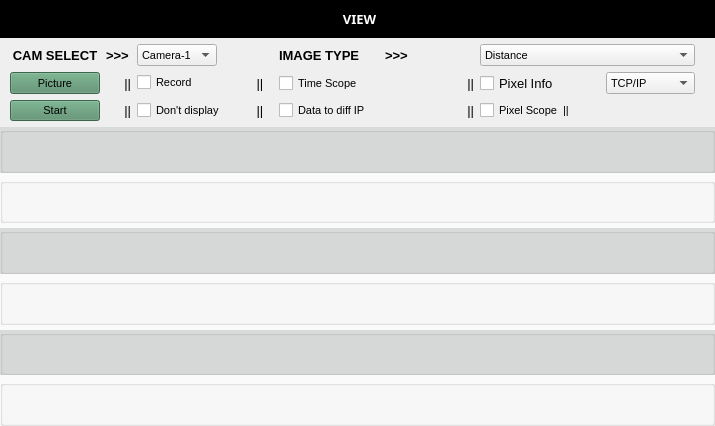
<?xml version="1.0" encoding="UTF-8"?>
<ui version="4.0">
 <class>WidgetImage</class>
 <widget class="QWidget" name="WidgetImage">
  <property name="geometry">
   <rect>
    <x>0</x>
    <y>0</y>
    <width>715</width>
    <height>426</height>
   </rect>
  </property>
  <property name="sizePolicy">
   <sizepolicy hsizetype="Preferred" vsizetype="Preferred">
    <horstretch>0</horstretch>
    <verstretch>1</verstretch>
   </sizepolicy>
  </property>
  <property name="minimumSize">
   <size>
    <width>550</width>
    <height>322</height>
   </size>
  </property>
  <property name="sizeIncrement">
   <size>
    <width>0</width>
    <height>0</height>
   </size>
  </property>
  <property name="font">
   <font>
    <pointsize>10</pointsize>
   </font>
  </property>
  <property name="windowTitle">
   <string>Form</string>
  </property>
  <layout class="QGridLayout" name="gridLayout_3">
   <property name="leftMargin">
    <number>0</number>
   </property>
   <property name="topMargin">
    <number>0</number>
   </property>
   <property name="rightMargin">
    <number>0</number>
   </property>
   <property name="bottomMargin">
    <number>0</number>
   </property>
   <item row="1" column="0">
    <layout class="QGridLayout" name="gridLayout_5">
     <property name="topMargin">
      <number>0</number>
     </property>
     <item row="0" column="3">
      <widget class="QComboBox" name="comboBoxCameraNumber">
       <property name="sizePolicy">
        <sizepolicy hsizetype="Fixed" vsizetype="Preferred">
         <horstretch>0</horstretch>
         <verstretch>0</verstretch>
        </sizepolicy>
       </property>
       <property name="minimumSize">
        <size>
         <width>80</width>
         <height>0</height>
        </size>
       </property>
       <property name="font">
        <font>
         <pointsize>8</pointsize>
         <kerning>true</kerning>
        </font>
       </property>
       <property name="toolTip">
        <string>&lt;html&gt;&lt;head/&gt;&lt;body&gt;&lt;p&gt;Camera Selection&lt;/p&gt;&lt;/body&gt;&lt;/html&gt;</string>
       </property>
       <property name="styleSheet">
        <string notr="true"/>
       </property>
       <property name="currentIndex">
        <number>0</number>
       </property>
       <property name="maxCount">
        <number>10</number>
       </property>
       <property name="sizeAdjustPolicy">
        <enum>QComboBox::AdjustToContents</enum>
       </property>
       <item>
        <property name="text">
         <string>Camera-1</string>
        </property>
       </item>
       <item>
        <property name="text">
         <string>Camera-2</string>
        </property>
       </item>
       <item>
        <property name="text">
         <string>Camera-3</string>
        </property>
       </item>
       <item>
        <property name="text">
         <string>Camera-4</string>
        </property>
       </item>
      </widget>
     </item>
     <item row="2" column="0">
      <spacer name="horizontalSpacer_6">
       <property name="orientation">
        <enum>Qt::Horizontal</enum>
       </property>
       <property name="sizeType">
        <enum>QSizePolicy::Fixed</enum>
       </property>
       <property name="sizeHint" stdset="0">
        <size>
         <width>10</width>
         <height>20</height>
        </size>
       </property>
      </spacer>
     </item>
     <item row="2" column="9">
      <spacer name="horizontalSpacer_9">
       <property name="orientation">
        <enum>Qt::Horizontal</enum>
       </property>
       <property name="sizeType">
        <enum>QSizePolicy::Fixed</enum>
       </property>
       <property name="sizeHint" stdset="0">
        <size>
         <width>20</width>
         <height>20</height>
        </size>
       </property>
      </spacer>
     </item>
     <item row="1" column="2">
      <widget class="QLabel" name="label_4">
       <property name="sizePolicy">
        <sizepolicy hsizetype="Fixed" vsizetype="Preferred">
         <horstretch>0</horstretch>
         <verstretch>0</verstretch>
        </sizepolicy>
       </property>
       <property name="text">
        <string>     ||</string>
       </property>
       <property name="alignment">
        <set>Qt::AlignRight|Qt::AlignTrailing|Qt::AlignVCenter</set>
       </property>
      </widget>
     </item>
     <item row="1" column="1">
      <widget class="QPushButton" name="pushButtonSingle">
       <property name="sizePolicy">
        <sizepolicy hsizetype="Preferred" vsizetype="Preferred">
         <horstretch>0</horstretch>
         <verstretch>0</verstretch>
        </sizepolicy>
       </property>
       <property name="minimumSize">
        <size>
         <width>0</width>
         <height>0</height>
        </size>
       </property>
       <property name="font">
        <font>
         <pointsize>8</pointsize>
        </font>
       </property>
       <property name="toolTip">
        <string>&lt;html&gt;&lt;head/&gt;&lt;body&gt;&lt;p&gt;&lt;span style=&quot; font-size:10pt;&quot;&gt;Capture one image&lt;/span&gt;&lt;/p&gt;&lt;/body&gt;&lt;/html&gt;</string>
       </property>
       <property name="styleSheet">
        <string notr="true">QPushButton{
	background-color: rgb(84, 141, 105);
}</string>
       </property>
       <property name="text">
        <string>Picture</string>
       </property>
       <property name="icon">
        <iconset resource="../res/images.qrc">
         <normaloff>:/icons/images/icons/picture.png</normaloff>:/icons/images/icons/picture.png</iconset>
       </property>
       <property name="iconSize">
        <size>
         <width>16</width>
         <height>16</height>
        </size>
       </property>
      </widget>
     </item>
     <item row="2" column="1">
      <widget class="QPushButton" name="pushButtonStream">
       <property name="sizePolicy">
        <sizepolicy hsizetype="Preferred" vsizetype="Preferred">
         <horstretch>0</horstretch>
         <verstretch>0</verstretch>
        </sizepolicy>
       </property>
       <property name="minimumSize">
        <size>
         <width>0</width>
         <height>0</height>
        </size>
       </property>
       <property name="font">
        <font>
         <pointsize>8</pointsize>
        </font>
       </property>
       <property name="toolTip">
        <string>&lt;html&gt;&lt;head/&gt;&lt;body&gt;&lt;p&gt;&lt;span style=&quot; font-size:10pt;&quot;&gt;Switch on/off video streaming&lt;/span&gt;&lt;/p&gt;&lt;/body&gt;&lt;/html&gt;</string>
       </property>
       <property name="styleSheet">
        <string notr="true">QPushButton{
	background-color: rgb(84, 141, 105);
}</string>
       </property>
       <property name="text">
        <string>Start</string>
       </property>
       <property name="icon">
        <iconset resource="../res/images.qrc">
         <normaloff>:/icons/images/icons/videoStart.png</normaloff>:/icons/images/icons/videoStart.png</iconset>
       </property>
       <property name="iconSize">
        <size>
         <width>16</width>
         <height>16</height>
        </size>
       </property>
      </widget>
     </item>
     <item row="0" column="2">
      <widget class="QLabel" name="label_2">
       <property name="font">
        <font>
         <weight>75</weight>
         <bold>true</bold>
        </font>
       </property>
       <property name="text">
        <string>&gt;&gt;&gt;</string>
       </property>
      </widget>
     </item>
     <item row="1" column="3">
      <widget class="QCheckBox" name="cbRecord">
       <property name="font">
        <font>
         <pointsize>8</pointsize>
        </font>
       </property>
       <property name="toolTip">
        <string>&lt;html&gt;&lt;head/&gt;&lt;body&gt;&lt;p&gt;Activate recording&lt;/p&gt;&lt;/body&gt;&lt;/html&gt;</string>
       </property>
       <property name="text">
        <string>Record</string>
       </property>
      </widget>
     </item>
     <item row="2" column="2">
      <widget class="QLabel" name="label_5">
       <property name="sizePolicy">
        <sizepolicy hsizetype="Fixed" vsizetype="Preferred">
         <horstretch>0</horstretch>
         <verstretch>0</verstretch>
        </sizepolicy>
       </property>
       <property name="text">
        <string>     ||</string>
       </property>
       <property name="alignment">
        <set>Qt::AlignRight|Qt::AlignTrailing|Qt::AlignVCenter</set>
       </property>
      </widget>
     </item>
     <item row="0" column="0">
      <spacer name="horizontalSpacer_10">
       <property name="orientation">
        <enum>Qt::Horizontal</enum>
       </property>
       <property name="sizeType">
        <enum>QSizePolicy::Fixed</enum>
       </property>
       <property name="sizeHint" stdset="0">
        <size>
         <width>10</width>
         <height>20</height>
        </size>
       </property>
      </spacer>
     </item>
     <item row="1" column="6">
      <widget class="QLabel" name="label_8">
       <property name="sizePolicy">
        <sizepolicy hsizetype="Minimum" vsizetype="Minimum">
         <horstretch>0</horstretch>
         <verstretch>0</verstretch>
        </sizepolicy>
       </property>
       <property name="text">
        <string>||</string>
       </property>
       <property name="alignment">
        <set>Qt::AlignRight|Qt::AlignTrailing|Qt::AlignVCenter</set>
       </property>
      </widget>
     </item>
     <item row="1" column="5">
      <widget class="QCheckBox" name="cbTimeScope">
       <property name="sizePolicy">
        <sizepolicy hsizetype="Preferred" vsizetype="Preferred">
         <horstretch>0</horstretch>
         <verstretch>0</verstretch>
        </sizepolicy>
       </property>
       <property name="minimumSize">
        <size>
         <width>90</width>
         <height>0</height>
        </size>
       </property>
       <property name="font">
        <font>
         <pointsize>8</pointsize>
        </font>
       </property>
       <property name="toolTip">
        <string>&lt;html&gt;&lt;head/&gt;&lt;body&gt;&lt;p&gt;On /Off time scope for temporal data visualisation&lt;/p&gt;&lt;/body&gt;&lt;/html&gt;</string>
       </property>
       <property name="text">
        <string>Time Scope</string>
       </property>
      </widget>
     </item>
     <item row="0" column="9">
      <spacer name="horizontalSpacer">
       <property name="orientation">
        <enum>Qt::Horizontal</enum>
       </property>
       <property name="sizeType">
        <enum>QSizePolicy::Fixed</enum>
       </property>
       <property name="sizeHint" stdset="0">
        <size>
         <width>20</width>
         <height>20</height>
        </size>
       </property>
      </spacer>
     </item>
     <item row="1" column="4">
      <widget class="QLabel" name="label_6">
       <property name="sizePolicy">
        <sizepolicy hsizetype="Fixed" vsizetype="Preferred">
         <horstretch>0</horstretch>
         <verstretch>0</verstretch>
        </sizepolicy>
       </property>
       <property name="text">
        <string> ||</string>
       </property>
      </widget>
     </item>
     <item row="1" column="0">
      <spacer name="horizontalSpacer_5">
       <property name="orientation">
        <enum>Qt::Horizontal</enum>
       </property>
       <property name="sizeType">
        <enum>QSizePolicy::Fixed</enum>
       </property>
       <property name="sizeHint" stdset="0">
        <size>
         <width>10</width>
         <height>20</height>
        </size>
       </property>
      </spacer>
     </item>
     <item row="1" column="9">
      <spacer name="horizontalSpacer_8">
       <property name="orientation">
        <enum>Qt::Horizontal</enum>
       </property>
       <property name="sizeType">
        <enum>QSizePolicy::Fixed</enum>
       </property>
       <property name="sizeHint" stdset="0">
        <size>
         <width>20</width>
         <height>20</height>
        </size>
       </property>
      </spacer>
     </item>
     <item row="0" column="4">
      <spacer name="horizontalSpacer_7">
       <property name="orientation">
        <enum>Qt::Horizontal</enum>
       </property>
       <property name="sizeType">
        <enum>QSizePolicy::Fixed</enum>
       </property>
       <property name="sizeHint" stdset="0">
        <size>
         <width>20</width>
         <height>20</height>
        </size>
       </property>
      </spacer>
     </item>
     <item row="2" column="3">
      <widget class="QCheckBox" name="cbDisplay">
       <property name="minimumSize">
        <size>
         <width>110</width>
         <height>0</height>
        </size>
       </property>
       <property name="font">
        <font>
         <pointsize>8</pointsize>
        </font>
       </property>
       <property name="toolTip">
        <string>&lt;html&gt;&lt;head/&gt;&lt;body&gt;&lt;p&gt;On / Off visualisation during recording&lt;/p&gt;&lt;/body&gt;&lt;/html&gt;</string>
       </property>
       <property name="text">
        <string>Don't display</string>
       </property>
      </widget>
     </item>
     <item row="2" column="4">
      <widget class="QLabel" name="label_7">
       <property name="sizePolicy">
        <sizepolicy hsizetype="Fixed" vsizetype="Preferred">
         <horstretch>0</horstretch>
         <verstretch>0</verstretch>
        </sizepolicy>
       </property>
       <property name="text">
        <string> ||</string>
       </property>
      </widget>
     </item>
     <item row="2" column="7">
      <widget class="QCheckBox" name="cbPixelScope">
       <property name="sizePolicy">
        <sizepolicy hsizetype="Preferred" vsizetype="Preferred">
         <horstretch>0</horstretch>
         <verstretch>0</verstretch>
        </sizepolicy>
       </property>
       <property name="minimumSize">
        <size>
         <width>120</width>
         <height>0</height>
        </size>
       </property>
       <property name="font">
        <font>
         <pointsize>8</pointsize>
        </font>
       </property>
       <property name="toolTip">
        <string>&lt;html&gt;&lt;head/&gt;&lt;body&gt;&lt;p&gt;On /Off pixel scope for spatial data visualisation&lt;/p&gt;&lt;/body&gt;&lt;/html&gt;</string>
       </property>
       <property name="text">
        <string>Pixel Scope  ||</string>
       </property>
      </widget>
     </item>
     <item row="1" column="7">
      <widget class="QCheckBox" name="cbPixelInfo">
       <property name="sizePolicy">
        <sizepolicy hsizetype="Preferred" vsizetype="Preferred">
         <horstretch>0</horstretch>
         <verstretch>0</verstretch>
        </sizepolicy>
       </property>
       <property name="minimumSize">
        <size>
         <width>120</width>
         <height>0</height>
        </size>
       </property>
       <property name="font">
        <font>
         <pointsize>10</pointsize>
        </font>
       </property>
       <property name="toolTip">
        <string>&lt;html&gt;&lt;head/&gt;&lt;body&gt;&lt;p&gt;On /Off one pixel statistical information&lt;/p&gt;&lt;/body&gt;&lt;/html&gt;</string>
       </property>
       <property name="text">
        <string>Pixel Info    </string>
       </property>
      </widget>
     </item>
     <item row="0" column="1">
      <widget class="QLabel" name="label">
       <property name="sizePolicy">
        <sizepolicy hsizetype="Preferred" vsizetype="Expanding">
         <horstretch>0</horstretch>
         <verstretch>0</verstretch>
        </sizepolicy>
       </property>
       <property name="minimumSize">
        <size>
         <width>90</width>
         <height>0</height>
        </size>
       </property>
       <property name="font">
        <font>
         <pointsize>10</pointsize>
         <weight>75</weight>
         <bold>true</bold>
        </font>
       </property>
       <property name="toolTip">
        <string>&lt;html&gt;&lt;head/&gt;&lt;body&gt;&lt;p&gt;Select the Camera to Stream data from&lt;/p&gt;&lt;/body&gt;&lt;/html&gt;</string>
       </property>
       <property name="styleSheet">
        <string notr="true"/>
       </property>
       <property name="frameShape">
        <enum>QFrame::NoFrame</enum>
       </property>
       <property name="text">
        <string>CAM SELECT</string>
       </property>
       <property name="alignment">
        <set>Qt::AlignCenter</set>
       </property>
      </widget>
     </item>
     <item row="2" column="5">
      <widget class="QCheckBox" name="cbDataToDifferentIP">
       <property name="sizePolicy">
        <sizepolicy hsizetype="Preferred" vsizetype="Fixed">
         <horstretch>0</horstretch>
         <verstretch>0</verstretch>
        </sizepolicy>
       </property>
       <property name="minimumSize">
        <size>
         <width>100</width>
         <height>0</height>
        </size>
       </property>
       <property name="font">
        <font>
         <pointsize>8</pointsize>
        </font>
       </property>
       <property name="toolTip">
        <string>&lt;html&gt;&lt;head/&gt;&lt;body&gt;&lt;p&gt;Use different data computer with different IP address&lt;/p&gt;&lt;/body&gt;&lt;/html&gt;</string>
       </property>
       <property name="text">
        <string>Data to diff IP</string>
       </property>
      </widget>
     </item>
     <item row="0" column="6">
      <widget class="QLabel" name="label_3">
       <property name="font">
        <font>
         <pointsize>10</pointsize>
         <weight>75</weight>
         <bold>true</bold>
        </font>
       </property>
       <property name="text">
        <string>&gt;&gt;&gt;</string>
       </property>
      </widget>
     </item>
     <item row="2" column="6">
      <widget class="QLabel" name="label_10">
       <property name="text">
        <string>||</string>
       </property>
       <property name="alignment">
        <set>Qt::AlignRight|Qt::AlignTrailing|Qt::AlignVCenter</set>
       </property>
      </widget>
     </item>
     <item row="0" column="5">
      <widget class="QLabel" name="label_9">
       <property name="sizePolicy">
        <sizepolicy hsizetype="Fixed" vsizetype="Expanding">
         <horstretch>0</horstretch>
         <verstretch>0</verstretch>
        </sizepolicy>
       </property>
       <property name="minimumSize">
        <size>
         <width>70</width>
         <height>0</height>
        </size>
       </property>
       <property name="font">
        <font>
         <pointsize>10</pointsize>
         <weight>75</weight>
         <bold>true</bold>
        </font>
       </property>
       <property name="toolTip">
        <string>&lt;html&gt;&lt;head/&gt;&lt;body&gt;&lt;p&gt;Select the Measurement type&lt;/p&gt;&lt;/body&gt;&lt;/html&gt;</string>
       </property>
       <property name="layoutDirection">
        <enum>Qt::LeftToRight</enum>
       </property>
       <property name="text">
        <string>IMAGE TYPE</string>
       </property>
       <property name="alignment">
        <set>Qt::AlignLeading|Qt::AlignLeft|Qt::AlignVCenter</set>
       </property>
      </widget>
     </item>
     <item row="1" column="8">
      <widget class="QComboBox" name="comboBoxStreamConnectionType">
       <property name="minimumSize">
        <size>
         <width>75</width>
         <height>0</height>
        </size>
       </property>
       <property name="font">
        <font>
         <pointsize>8</pointsize>
        </font>
       </property>
       <property name="toolTip">
        <string>&lt;html&gt;&lt;head/&gt;&lt;body&gt;&lt;p&gt;Select the Protocol to use for Streaming Data&lt;/p&gt;&lt;/body&gt;&lt;/html&gt;</string>
       </property>
       <item>
        <property name="text">
         <string>TCP/IP</string>
        </property>
       </item>
       <item>
        <property name="text">
         <string>UDP/IP</string>
        </property>
       </item>
      </widget>
     </item>
     <item row="0" column="7" colspan="2">
      <widget class="QComboBox" name="comboBoxImageType">
       <property name="enabled">
        <bool>true</bool>
       </property>
       <property name="sizePolicy">
        <sizepolicy hsizetype="Preferred" vsizetype="Preferred">
         <horstretch>0</horstretch>
         <verstretch>0</verstretch>
        </sizepolicy>
       </property>
       <property name="minimumSize">
        <size>
         <width>150</width>
         <height>0</height>
        </size>
       </property>
       <property name="font">
        <font>
         <family>MS Shell Dlg 2</family>
         <pointsize>8</pointsize>
         <weight>50</weight>
         <italic>false</italic>
         <bold>false</bold>
        </font>
       </property>
       <property name="contextMenuPolicy">
        <enum>Qt::DefaultContextMenu</enum>
       </property>
       <property name="toolTip">
        <string>&lt;html&gt;&lt;head/&gt;&lt;body&gt;&lt;p&gt;Streaming and visualisation type&lt;/p&gt;&lt;/body&gt;&lt;/html&gt;</string>
       </property>
       <property name="styleSheet">
        <string notr="true"/>
       </property>
       <property name="currentIndex">
        <number>0</number>
       </property>
       <property name="maxCount">
        <number>10</number>
       </property>
       <property name="sizeAdjustPolicy">
        <enum>QComboBox::AdjustToContents</enum>
       </property>
       <property name="iconSize">
        <size>
         <width>16</width>
         <height>16</height>
        </size>
       </property>
       <item>
        <property name="text">
         <string>Distance</string>
        </property>
       </item>
       <item>
        <property name="text">
         <string>Distance &amp; Amplitude</string>
        </property>
       </item>
       <item>
        <property name="text">
         <string>Grayscale</string>
        </property>
       </item>
       <item>
        <property name="text">
         <string>Point Cloud D</string>
        </property>
       </item>
       <item>
        <property name="text">
         <string>Point Cloud D&amp;A</string>
        </property>
       </item>
      </widget>
     </item>
    </layout>
   </item>
   <item row="0" column="0">
    <widget class="QLabel" name="labelTitle">
     <property name="font">
      <font>
       <family>Segoe UI Black</family>
       <weight>75</weight>
       <bold>true</bold>
      </font>
     </property>
     <property name="styleSheet">
      <string notr="true">padding:10px;
/*background-color:rgb(66, 138, 200);*/
/*background-color:rgb(76, 55, 108);*/
background-color:rgb(0, 0, 0);
color:rgb(255,255,255);
</string>
     </property>
     <property name="frameShape">
      <enum>QFrame::NoFrame</enum>
     </property>
     <property name="lineWidth">
      <number>1</number>
     </property>
     <property name="text">
      <string>&lt;html&gt;&lt;head/&gt;&lt;body&gt;&lt;p align=&quot;center&quot;&gt;&lt;span style=&quot; font-size:10pt; font-weight:600;&quot;&gt;VIEW&lt;/span&gt;&lt;/p&gt;&lt;/body&gt;&lt;/html&gt;</string>
     </property>
     <property name="alignment">
      <set>Qt::AlignLeading|Qt::AlignLeft|Qt::AlignVCenter</set>
     </property>
    </widget>
   </item>
   <item row="2" column="0">
    <widget class="QWidget" name="widget_3" native="true">
     <property name="sizePolicy">
      <sizepolicy hsizetype="Preferred" vsizetype="Preferred">
       <horstretch>0</horstretch>
       <verstretch>1</verstretch>
      </sizepolicy>
     </property>
     <property name="styleSheet">
      <string notr="true">background-color:rgb(250, 250, 250);</string>
     </property>
     <layout class="QGridLayout" name="gridLayout_2">
      <property name="leftMargin">
       <number>0</number>
      </property>
      <property name="topMargin">
       <number>0</number>
      </property>
      <property name="rightMargin">
       <number>0</number>
      </property>
      <property name="bottomMargin">
       <number>0</number>
      </property>
      <item row="0" column="0">
       <widget class="QScrollArea" name="scrollArea">
        <property name="sizePolicy">
         <sizepolicy hsizetype="Preferred" vsizetype="Preferred">
          <horstretch>0</horstretch>
          <verstretch>0</verstretch>
         </sizepolicy>
        </property>
        <property name="toolTipDuration">
         <number>0</number>
        </property>
        <property name="styleSheet">
         <string notr="true"/>
        </property>
        <property name="frameShape">
         <enum>QFrame::NoFrame</enum>
        </property>
        <property name="lineWidth">
         <number>1</number>
        </property>
        <property name="verticalScrollBarPolicy">
         <enum>Qt::ScrollBarAsNeeded</enum>
        </property>
        <property name="widgetResizable">
         <bool>true</bool>
        </property>
        <widget class="QWidget" name="scrollAreaWidgetContents">
         <property name="geometry">
          <rect>
           <x>0</x>
           <y>0</y>
           <width>715</width>
           <height>295</height>
          </rect>
         </property>
         <property name="autoFillBackground">
          <bool>false</bool>
         </property>
         <layout class="QGridLayout" name="gridLayout">
          <property name="leftMargin">
           <number>0</number>
          </property>
          <property name="topMargin">
           <number>0</number>
          </property>
          <property name="rightMargin">
           <number>0</number>
          </property>
          <property name="bottomMargin">
           <number>0</number>
          </property>
          <property name="horizontalSpacing">
           <number>0</number>
          </property>
          <property name="verticalSpacing">
           <number>5</number>
          </property>
          <item row="0" column="0">
           <widget class="QGroupBox" name="gbBase">
            <property name="sizePolicy">
             <sizepolicy hsizetype="Preferred" vsizetype="Preferred">
              <horstretch>0</horstretch>
              <verstretch>1</verstretch>
             </sizepolicy>
            </property>
            <property name="styleSheet">
             <string notr="true">QGroupBox{
	background-color:rgb(217, 219, 218);
}</string>
            </property>
            <property name="title">
             <string/>
            </property>
           </widget>
          </item>
          <item row="1" column="0">
           <widget class="QGroupBox" name="gbFilters">
            <property name="sizePolicy">
             <sizepolicy hsizetype="Preferred" vsizetype="Preferred">
              <horstretch>0</horstretch>
              <verstretch>1</verstretch>
             </sizepolicy>
            </property>
            <property name="title">
             <string/>
            </property>
           </widget>
          </item>
          <item row="2" column="0">
           <widget class="QGroupBox" name="gbModulation">
            <property name="sizePolicy">
             <sizepolicy hsizetype="Preferred" vsizetype="Preferred">
              <horstretch>0</horstretch>
              <verstretch>1</verstretch>
             </sizepolicy>
            </property>
            <property name="styleSheet">
             <string notr="true">QGroupBox{
	background-color:rgb(217, 219, 218);
}</string>
            </property>
            <property name="title">
             <string/>
            </property>
           </widget>
          </item>
          <item row="3" column="0">
           <widget class="QGroupBox" name="gbAlgorithms">
            <property name="sizePolicy">
             <sizepolicy hsizetype="Preferred" vsizetype="Preferred">
              <horstretch>0</horstretch>
              <verstretch>1</verstretch>
             </sizepolicy>
            </property>
            <property name="styleSheet">
             <string notr="true"/>
            </property>
            <property name="title">
             <string/>
            </property>
           </widget>
          </item>
          <item row="4" column="0">
           <widget class="QGroupBox" name="gbRoi">
            <property name="sizePolicy">
             <sizepolicy hsizetype="Preferred" vsizetype="Preferred">
              <horstretch>0</horstretch>
              <verstretch>1</verstretch>
             </sizepolicy>
            </property>
            <property name="styleSheet">
             <string notr="true">QGroupBox{
	background-color:rgb(217, 219, 218);
}</string>
            </property>
            <property name="title">
             <string/>
            </property>
           </widget>
          </item>
          <item row="5" column="0">
           <widget class="QGroupBox" name="gbBinning">
            <property name="sizePolicy">
             <sizepolicy hsizetype="Preferred" vsizetype="Preferred">
              <horstretch>0</horstretch>
              <verstretch>1</verstretch>
             </sizepolicy>
            </property>
            <property name="styleSheet">
             <string notr="true"/>
            </property>
            <property name="title">
             <string/>
            </property>
           </widget>
          </item>
         </layout>
        </widget>
       </widget>
      </item>
     </layout>
    </widget>
   </item>
  </layout>
 </widget>
 <resources>
  <include location="../res/images.qrc"/>
 </resources>
 <connections/>
</ui>
